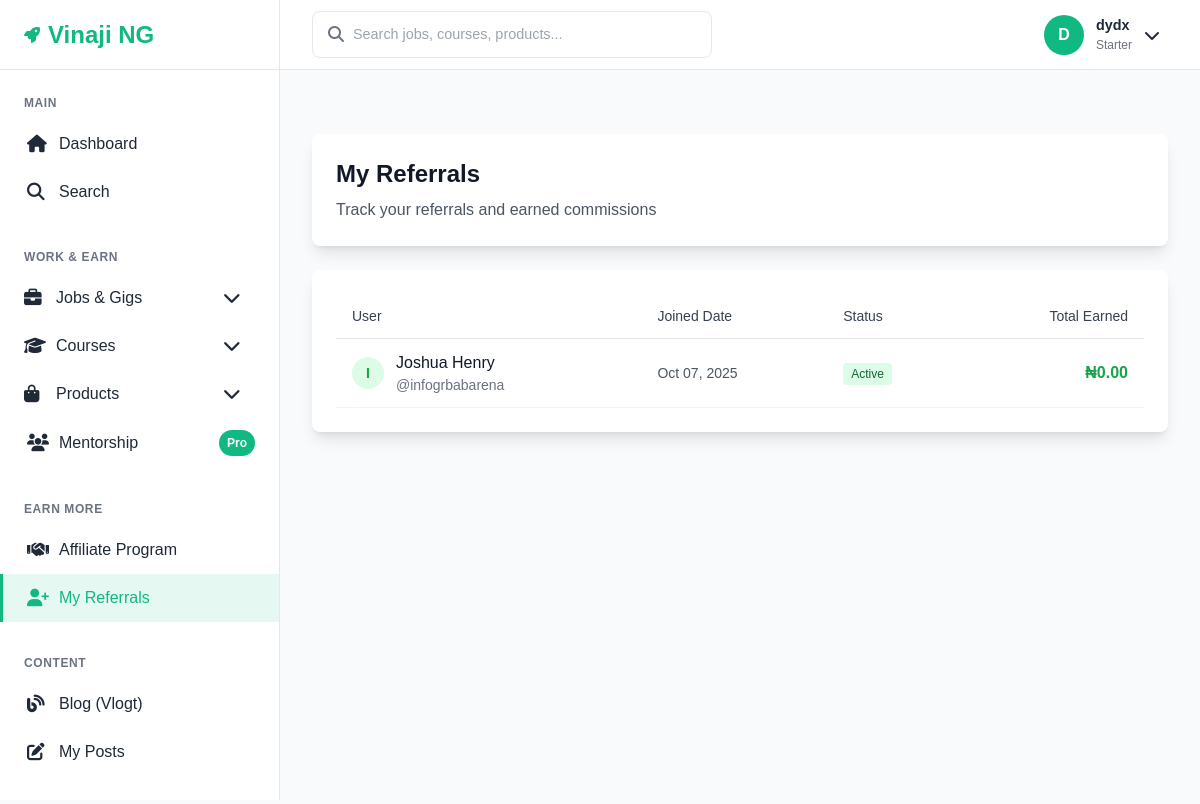
Page /affiliates/referrals/ (signed in) on the committed database.
### accounts/models.py (models this page shows, shortened)
class User(AbstractUser):
    SUBSCRIPTION_CHOICES = [
        ('starter', 'Starter'),
        ('pro', 'Pro'),
        ('mentorship', 'Mentorship'),
    ]
    subscription_level = models.CharField(
        max_length=20,
        choices=SUBSCRIPTION_CHOICES,
        default='starter'
    )
    referral_code = models.CharField(max_length=20, unique=True, blank=True)
    is_verified = models.BooleanField(default=False)
    date_updated = models.DateTimeField(auto_now=True)
    groups = models.ManyToManyField(
        Group,
        related_name="custom_user_groups",  # use "+" if you don’t need reverse access
        blank=True
    )
    user_permissions = models.ManyToManyField(
        Permission,
        related_name="custom_user_permissions",  # use "+" if you don’t need reverse access
        blank=True
    )
    def get_display_name(self):
        if self.first_name and self.last_name:
            return f"{self.first_name} {self.last_name}"
        return self.username

### affiliates/models.py (models this page shows, shortened)
class Referral(models.Model):
    referrer = models.ForeignKey(settings.AUTH_USER_MODEL, on_delete=models.CASCADE, related_name='referrals_made')
    referred_user = models.OneToOneField(settings.AUTH_USER_MODEL, on_delete=models.CASCADE, related_name='referral')
    joined_at = models.DateTimeField(auto_now_add=True)
    is_active = models.BooleanField(default=True)
    class Meta:
        unique_together = ['referrer', 'referred_user']

### affiliates/views.py (the view)
# urls.py: path('referrals/', views.referral_list, name='referral_list'),
@login_required
def referral_list(request):
    user = request.user
    referrals = Referral.objects.filter(referrer=user).select_related('referred_user')
    for referral in referrals:
        referral.total_earned = AffiliateSale.objects.filter(
            referral=referral,
            status__in=['approved', 'paid']
        ).aggregate(total=Sum('commission_amount'))['total'] or 0
    paginator = Paginator(referrals, 20)
    page_number = request.GET.get('page')
    page_obj = paginator.get_page(page_number)
    context = {
        'page_obj': page_obj,
        'referrals': page_obj,
    }
    return render(request, 'affiliates/referrals.html', context)

### site_core/context_processors.py (called while the page is built)
def site_settings(request):
    return {
        'site_settings': SiteSetting.get_solo()
    }

### site_core/models.py (called while the page is built)
    @classmethod
    def get_solo(cls):
        obj, created = cls.objects.get_or_create(pk=1)
        return obj

### transactions/context_processors.py (called while the page is built)
def notifications_context(request):
    if request.user.is_authenticated:
        unread_count = Notification.objects.filter(
            user=request.user,
            is_read=False
        ).count()
        return {
            'unread_notifications_count': unread_count
        }
    return {
        'unread_notifications_count': 0
    }

### templates/affiliates/referrals.html (shortened to what this page needs)
{% extends 'base.html' %}
{% block content %}
<div class="space-y-6">
    <div class="bg-white rounded-lg shadow-lg p-6">
        <h1 class="text-2xl font-bold text-gray-900">My Referrals</h1>
        <p class="text-gray-600 mt-2">Track your referrals and earned commissions</p>
    </div>
    <div class="bg-white rounded-lg shadow-lg p-6">
        <div class="overflow-x-auto">
            <table class="w-full">
                <thead>
                    <tr class="border-b border-gray-200">
                        <th class="text-left py-3 px-4 text-sm font-medium text-gray-700">User</th>
                        <th class="text-left py-3 px-4 text-sm font-medium text-gray-700">Joined Date</th>
                        <th class="text-left py-3 px-4 text-sm font-medium text-gray-700">Status</th>
                        <th class="text-right py-3 px-4 text-sm font-medium text-gray-700">Total Earned</th>
                    </tr>
                </thead>
                <tbody>
                    {% for referral in referrals %}
                    <tr class="border-b border-gray-100 hover:bg-gray-50">
                        <td class="py-3 px-4">
                            <div class="flex items-center space-x-3">
                                <div class="w-8 h-8 bg-green-100 rounded-full flex items-center justify-center">
                                    <span class="text-green-600 text-sm font-semibold">{{ referral.referred_user.username|first|upper }}</span>
                                </div>
                                <div>
                                    <p class="font-medium text-gray-900">{{ referral.referred_user.get_display_name }}</p>
                                    <p class="text-sm text-gray-500">@{{ referral.referred_user.username }}</p>
                                </div>
                            </div>
                        </td>
                        <td class="py-3 px-4 text-sm text-gray-600">
                            {{ referral.joined_at|date:"M d, Y" }}
                        </td>
                        <td class="py-3 px-4">
                            {% if referral.is_active %}
                            <span class="bg-green-100 text-green-800 px-2 py-1 rounded text-xs font-medium">Active</span>
                            {% else %}
                            <span class="bg-gray-100 text-gray-800 px-2 py-1 rounded text-xs font-medium">Inactive</span>
                            {% endif %}
                        </td>
                        <td class="py-3 px-4 text-right">
                            <span class="text-green-600 font-semibold">₦{{ referral.total_earned|default:"0.00" }}</span>
                        </td>
                    </tr>
                    {% endfor %}
                </tbody>
            </table>
        </div>
    </div>
</div>
{% endblock %}

### templates/base.html (shortened to what this page needs)
{% load static %}
<!DOCTYPE html>
<html lang="en">
<head>
    <link href="{% static 'css/style.css' %}" rel="stylesheet">
    <script src="https://cdn.tailwindcss.com"></script>
    <link rel="stylesheet" href="https://cdnjs.cloudflare.com/ajax/libs/font-awesome/6.4.0/css/all.min.css">
</head>
<body>
    <aside class="sidebar" id="sidebar">
        <div class="sidebar-header">
            <a href="{% url 'dashboard' %}" class="logo">
                <i class="fas fa-rocket text-primary"></i>
                <span class="logo-text">Vinaji NG</span>
            </a>
        </div>
        <nav class="sidebar-nav">
            <div class="nav-section">
                <div class="nav-title">Main</div>
                <ul class="nav-links">
                    <li>
                        <a href="{% url 'dashboard' %}" class="nav-link {% if request.resolver_match.url_name == 'dashboard' %}active{% endif %}">
                            <i class="fas fa-home"></i>
                            Dashboard
                        </a>
                    </li>
                    <li>
                        <a href="{% url 'search_results' %}" class="nav-link">
                            <i class="fas fa-search"></i>
                            Search
                        </a>
                    </li>
                </ul>
            </div>
            <div class="nav-section">
                <div class="nav-title">Work & Earn</div>
                <ul class="nav-links">
                    <li class="dropdown">
                        <button class="nav-link dropdown-toggle" onclick="toggleDropdown(this)">
                            <i class="fas fa-briefcase"></i>
                            Jobs & Gigs
                            <i class="fas fa-chevron-down ml-auto text-sm"></i>
                        </button>
                    </li>
                    <li class="dropdown">
                        <button class="nav-link dropdown-toggle" onclick="toggleDropdown(this)">
                            <i class="fas fa-graduation-cap"></i>
                            Courses
                            <i class="fas fa-chevron-down ml-auto text-sm"></i>
                        </button>
                    </li>
                    <li class="dropdown">
                        <button class="nav-link dropdown-toggle" onclick="toggleDropdown(this)">
                            <i class="fas fa-shopping-bag"></i>
                            Products
                            <i class="fas fa-chevron-down ml-auto text-sm"></i>
                        </button>
                    </li>
                        <a href="{% url 'mentorship_list' %}" class="nav-link {% if 'mentorship' in request.resolver_match.url_name %}active{% endif %}">
                            <i class="fas fa-users"></i>
                            Mentorship
                            <span class="badge">Pro</span>
                        </a>
                </ul>
            </div>
            <div class="nav-section">
                <div class="nav-title">Earn More</div>
                <ul class="nav-links">
                    <li>
                        <a href="{% url 'affiliate_dashboard' %}" class="nav-link {% if 'affiliate' in request.resolver_match.url_name %}active{% endif %}">
                            <i class="fas fa-handshake"></i>
                            Affiliate Program
                        </a>
                    </li>
                    <li>
                        <a href="{% url 'referral_list' %}" class="nav-link {% if 'referral' in request.resolver_match.url_name %}active{% endif %}">
                            <i class="fas fa-user-plus"></i>
                            My Referrals
                        </a>
                    </li>
                </ul>
            </div>
            <div class="nav-section">
                <div class="nav-title">Content</div>
                <ul class="nav-links">
                    <li>
                        <a href="{% url 'blog_list' %}" class="nav-link {% if 'blog' in request.resolver_match.url_name %}active{% endif %}">
                            <i class="fas fa-blog"></i>
                            Blog (Vlogt)
                        </a>
                    </li>
                    <li>
                        <a href="{% url 'blog_manage' %}" class="nav-link {% if request.resolver_match.url_name == 'blog_manage' %}active{% endif %}">
                            <i class="fas fa-edit"></i>
                            My Posts
                        </a>
                    </li>
                </ul>
            </div>
        </nav>
    </aside>
    <header class="header">
        <div class="header-left">
            <div class="search-container">
                <i class="fas fa-search search-icon"></i>
                <form action="{% url 'search_results' %}" method="get">
                    <input type="text"
                           name="q"
                           class="search-input"
                           placeholder="Search jobs, courses, products..."
                           value="{{ request.GET.q }}">
                </form>
            </div>
        </div>
        <div class="header-right">
            {% if user.is_authenticated %}
                <div class="user-dropdown">
                    <button class="user-menu-btn" id="userMenuBtn">
                        <div class="user-avatar">
                            {{ user.username|first|upper }}
                        </div>
                        <div class="user-info">
                            <div class="user-name">{{ user.username }}</div>
                            <div class="user-role">{{ user.get_subscription_level_display }}</div>
                        </div>
                        <i class="fas fa-chevron-down"></i>
                    </button>
                </div>
            {% endif %}
        </div>
    </header>
    <main class="main-content">
        {% block content %}{% endblock %}
    </main>
</body>
</html>

### templates/base.html (style rules this page uses)
:root { --primary-color: #10b981; --primary-dark: #059669; --primary-light: #34d399; --secondary-color: #1f2937; --accent-color: #f59e0b; --text-dark: #1f2937; --text-light: #6b7280; --bg-light: #f9fafb; --bg-white: #ffffff; --border-color: #e5e7eb; --success-color: #10b981; --warning-color: #f59e0b; --error-color: #ef4444; --shadow: 0 1px 3px 0 rgba(0, 0, 0, 0.1), 0 1px 2px 0 rgba(0, 0, 0, 0.06); --shadow-lg: 0 10px 15px -3px rgba(0, 0, 0, 0.1), 0 4px 6px -2px rgba(0, 0, 0, 0.05); --sidebar-width: 280px; --header-height: 70px; }
* { margin: 0; padding: 0; box-sizing: border-box; }
body { font-family: 'Inter', sans-serif; line-height: 1.6; color: var(--text-dark); background-color: var(--bg-light); display: flex; min-height: 100vh; }
.sidebar { width: var(--sidebar-width); background: var(--bg-white); border-right: 1px solid var(--border-color); position: fixed; left: 0; top: 0; height: 100vh; overflow-y: auto; z-index: 100; transition: transform 0.3s ease; }
.sidebar-header { padding: 1.5rem; border-bottom: 1px solid var(--border-color); height: var(--header-height); display: flex; align-items: center; }
.logo { display: flex; align-items: center; text-decoration: none; }
.logo-text { font-size: 1.5rem; font-weight: 700; color: var(--primary-color); margin-left: 0.5rem; }
.sidebar-nav { padding: 1rem 0; }
.nav-section { margin-bottom: 1.5rem; }
.nav-title { padding: 0.5rem 1.5rem; font-size: 0.75rem; font-weight: 600; text-transform: uppercase; color: var(--text-light); letter-spacing: 0.05em; }
.nav-links { list-style: none; }
.nav-link { display: flex; align-items: center; padding: 0.75rem 1.5rem; color: var(--text-dark); text-decoration: none; transition: all 0.3s ease; border-left: 3px solid transparent; }
.nav-link.active { background: rgba(16, 185, 129, 0.1); color: var(--primary-color); border-left-color: var(--primary-color); font-weight: 500; }
.nav-link i { width: 20px; margin-right: 0.75rem; font-size: 1.1rem; }
.nav-link .badge { margin-left: auto; background: var(--primary-color); color: white; padding: 0.25rem 0.5rem; border-radius: 1rem; font-size: 0.75rem; font-weight: 600; }
.header { position: fixed; top: 0; left: var(--sidebar-width); right: 0; height: var(--header-height); background: var(--bg-white); border-bottom: 1px solid var(--border-color); display: flex; align-items: center; justify-content: space-between; padding: 0 2rem; z-index: 99; transition: left 0.3s ease; }
.header-left { display: flex; align-items: center; gap: 1rem; }
.search-container { position: relative; width: 400px; }
.search-input { width: 100%; padding: 0.75rem 1rem 0.75rem 2.5rem; border: 1px solid var(--border-color); border-radius: 0.5rem; font-size: 0.9rem; transition: all 0.3s ease; }
.search-icon { position: absolute; left: 1rem; top: 50%; transform: translateY(-50%); color: var(--text-light); }
.header-right { display: flex; align-items: center; gap: 1rem; }
.user-dropdown { position: relative; }
.user-menu-btn { display: flex; align-items: center; gap: 0.75rem; background: none; border: none; cursor: pointer; padding: 0.5rem; border-radius: 0.5rem; transition: background 0.3s ease; }
.user-avatar { width: 40px; height: 40px; border-radius: 50%; background: var(--primary-color); color: white; display: flex; align-items: center; justify-content: center; font-weight: 600; font-size: 1rem; }
.user-info { text-align: left; }
.user-name { font-weight: 600; font-size: 0.9rem; }
.user-role { font-size: 0.75rem; color: var(--text-light); }
.main-content { flex: 1; margin-left: var(--sidebar-width); margin-top: var(--header-height); padding: 2rem; transition: margin-left 0.3s ease; min-height: 100vh; }
.dropdown-toggle { width: 100%; text-align: left; background: none; border: none; color: inherit; font: inherit; cursor: pointer; }
.text-primary { color: var(--primary-color); }
.flex { display: flex; }
.items-center { align-items: center; }
.w-full { width: 100%; }

### rows in the picture
User: username|first "D", username "dydx", subscription_level "Starter"
Referral: referred_user.username|first "I", referred_user.get_display_name "Joshua Henry", referred_user.username "infogrbabarena", joined_at "Oct 07, 2025", is_active "Active", total_earned "0.00"
